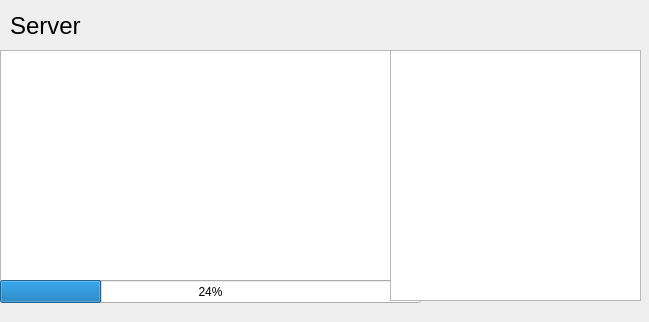
<?xml version="1.0" encoding="UTF-8"?>
<ui version="4.0">
 <class>ServerUI</class>
 <widget class="QWidget" name="ServerUI">
  <property name="geometry">
   <rect>
    <x>0</x>
    <y>0</y>
    <width>649</width>
    <height>322</height>
   </rect>
  </property>
  <property name="windowTitle">
   <string>Form</string>
  </property>
  <widget class="QListWidget" name="songList">
   <property name="geometry">
    <rect>
     <x>0</x>
     <y>50</y>
     <width>391</width>
     <height>231</height>
    </rect>
   </property>
  </widget>
  <widget class="QListWidget" name="clientList">
   <property name="geometry">
    <rect>
     <x>390</x>
     <y>50</y>
     <width>251</width>
     <height>251</height>
    </rect>
   </property>
  </widget>
  <widget class="QProgressBar" name="progressBar">
   <property name="geometry">
    <rect>
     <x>0</x>
     <y>280</y>
     <width>421</width>
     <height>23</height>
    </rect>
   </property>
   <property name="value">
    <number>24</number>
   </property>
  </widget>
  <widget class="QLabel" name="label">
   <property name="geometry">
    <rect>
     <x>10</x>
     <y>10</y>
     <width>111</width>
     <height>31</height>
    </rect>
   </property>
   <property name="font">
    <font>
     <pointsize>18</pointsize>
    </font>
   </property>
   <property name="text">
    <string>Server</string>
   </property>
  </widget>
  <zorder>songList</zorder>
  <zorder>progressBar</zorder>
  <zorder>clientList</zorder>
  <zorder>label</zorder>
 </widget>
 <resources/>
 <connections/>
</ui>
